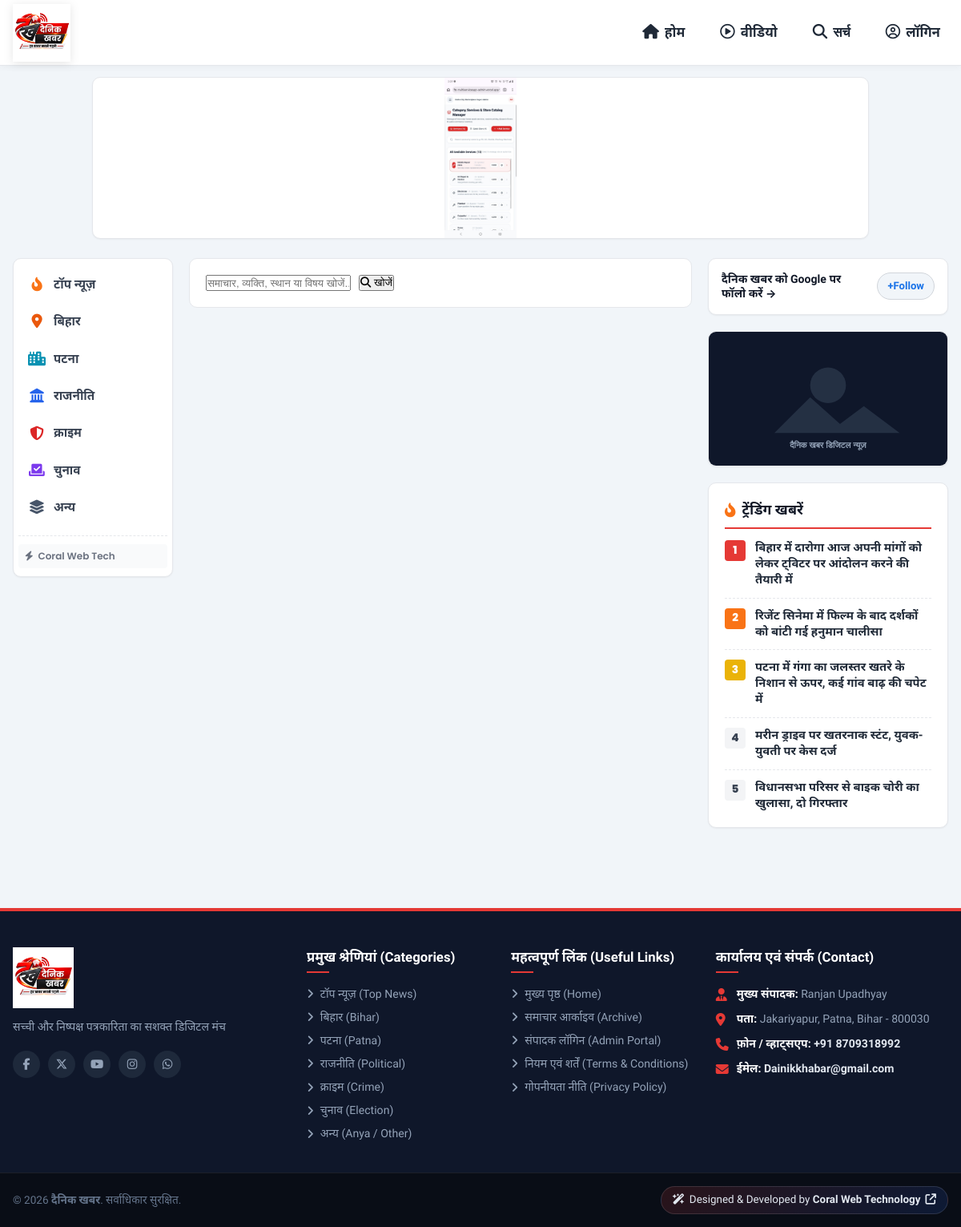
Screenshot of /search.php with the database file from the repository.
### tables this page shows
CREATE TABLE `ads` (
  `id` INT AUTO_INCREMENT PRIMARY KEY,
  `title` VARCHAR(150) NOT NULL,
  `position` ENUM('top_header_banner', 'sidebar_banner', 'infeed_banner') NOT NULL DEFAULT 'top_header_banner',
  `image_url` VARCHAR(255) NOT NULL,
  `link_url` VARCHAR(255) NOT NULL,
  `status` TINYINT(1) DEFAULT 1,
  `created_at` TIMESTAMP DEFAULT CURRENT_TIMESTAMP
);

CREATE TABLE `news` (
  `id` INT AUTO_INCREMENT PRIMARY KEY,
  `category_id` INT NOT NULL,
  `language` VARCHAR(10) NOT NULL DEFAULT 'hi',
  `headline` VARCHAR(500) NOT NULL,
  `subheadline` VARCHAR(500) DEFAULT NULL,
  `slug` VARCHAR(550) NOT NULL UNIQUE,
  `content` LONGTEXT NOT NULL,
  `media_type` ENUM('image', 'video_upload', 'video_embed') NOT NULL DEFAULT 'image',
  `media_url` VARCHAR(500) NOT NULL,
  `priority_order` INT DEFAULT 0,
  `is_breaking` TINYINT(1) DEFAULT 0,
  `views` INT DEFAULT 0,
  `created_at` TIMESTAMP DEFAULT CURRENT_TIMESTAMP,
  `updated_at` TIMESTAMP DEFAULT CURRENT_TIMESTAMP ON UPDATE CURRENT_TIMESTAMP,
  FOREIGN KEY (`category_id`) REFERENCES `categories` (`id`) ON DELETE CASCADE
);

CREATE TABLE `settings` (
  `id` INT AUTO_INCREMENT PRIMARY KEY,
  `site_title` VARCHAR(150) NOT NULL DEFAULT 'दैनिक खबर',
  `tagline` VARCHAR(255) NOT NULL DEFAULT 'सच्ची और निष्पक्ष पत्रकारिता का सशक्त डिजिटल मंच',
  `theme_color` VARCHAR(20) NOT NULL DEFAULT '#e53935',
  `logo_url` VARCHAR(255) DEFAULT 'assets/images/logo.svg',
  `epaper_link` VARCHAR(255) DEFAULT 'https://epaper.dainikkhabr.com',
  `created_at` TIMESTAMP DEFAULT CURRENT_TIMESTAMP,
  `updated_at` TIMESTAMP DEFAULT CURRENT_TIMESTAMP ON UPDATE CURRENT_TIMESTAMP
);

CREATE TABLE `categories` (
  `id` INT AUTO_INCREMENT PRIMARY KEY,
  `name` VARCHAR(100) NOT NULL,
  `slug` VARCHAR(120) NOT NULL UNIQUE,
  `icon` VARCHAR(50) DEFAULT 'fa-newspaper',
  `display_order` INT DEFAULT 0,
  `status` TINYINT(1) DEFAULT 1,
  `created_at` TIMESTAMP DEFAULT CURRENT_TIMESTAMP
);

### includes/functions.php (called while the page is built, shortened)
<?php
require_once __DIR__ . '/../config/db.php';
function get_site_settings($pdo_conn = null) {
    global $pdo;
    $db = $pdo_conn ?: $pdo;
    static $settings = null;
    if ($settings === null) {
        $default = [
            'site_title'  => 'दैनिक खबर',
            'tagline'     => 'सच्ची और निष्पक्ष पत्रकारिता का सशक्त डिजिटल मंच',
            'theme_color' => '#e53935',
            'logo_url'    => 'assets/images/logo.png',
            'epaper_link' => 'https://epaper.dainikkhabr.com'
        ];
        if ($db) {
            try {
                $stmt = $db->query("SELECT * FROM settings WHERE id = 1 LIMIT 1");
                $row = $stmt->fetch();
                $settings = $row ?: $default;
            } catch (PDOException $e) {
                $settings = $default;
            }
        } else {
            $settings = $default;
        }
    }
    return $settings;
}
function get_all_categories($pdo_conn = null) {
    global $pdo;
    $db = $pdo_conn ?: $pdo;
    try {
        $stmt = $db->query("SELECT * FROM categories WHERE status = 1 ORDER BY display_order ASC, id ASC");
        return $stmt->fetchAll();
    } catch (PDOException $e) {
        return [];
    }
}
function get_top_leaderboard_ad($pdo_conn = null) {
    global $pdo;
    $db = $pdo_conn ?: $pdo;
    try {
        $stmt = $db->query("SELECT * FROM ads WHERE position = 'top_header_banner' AND status = 1 ORDER BY id DESC LIMIT 1");
        return $stmt->fetch();
    } catch (PDOException $e) {
        return null;
    }
}
function get_ad_image_url($image_url) {
    if (file_exists(UPLOAD_DIR . $image_url)) {
        return UPLOAD_URL . $image_url;
    }
    return ASSETS_URL . 'images/placeholder.svg';
}
function get_trending_news($pdo_conn = null, $limit = 5) {
    global $pdo;
    $db = $pdo_conn ?: $pdo;
    try {
        $stmt = $db->prepare("
            SELECT n.*, c.name AS category_name, c.slug AS category_slug
            FROM news n
            JOIN categories c ON n.category_id = c.id
            ORDER BY n.views DESC, n.created_at DESC
            LIMIT :limit
        ");
        $stmt->bindValue(':limit', (int)$limit, PDO::PARAM_INT);
        $stmt->execute();
        return $stmt->fetchAll();
    } catch (PDOException $e) {
        return [];
    }
}
function get_ad_by_position($pdo_conn = null, $position = '') {
    global $pdo;
    $db = $pdo_conn ?: $pdo;
    try {
        $stmt = $db->prepare("
            SELECT * FROM ads
            WHERE position = :pos AND status = 1
            ORDER BY id DESC
            LIMIT 1
        ");
        $stmt->execute([':pos' => $position]);
        return $stmt->fetch();
    } catch (PDOException $e) {
        return null;
    }
}

### search.php (the view, shortened to what this page needs)
<?php
require_once __DIR__ . '/includes/functions.php';
$query = trim($_GET['q'] ?? '');
$sidebarAd = get_ad_by_position($pdo, 'sidebar_banner');
$trendingArticles = get_trending_news($pdo, 5);
require_once __DIR__ . '/includes/header.php';
?>
<div class="bhaskar-page-body">
  <div class="container">
    <div class="bhaskar-grid-3col">
      <?php require_once __DIR__ . '/includes/left-sidebar.php'; ?>
      <main class="bhaskar-main-feed">
        <div style="background: #ffffff; padding: 20px; border-radius: var(--radius-md); border: 1px solid var(--gray-200); margin-bottom: 24px;">
          <form action="<?= BASE_URL ?>/search.php" method="GET" style="display: flex; gap: 10px;">
            <input type="text" name="q" value="<?= htmlspecialchars($query) ?>" class="bhaskar-search-input" placeholder="समाचार, व्यक्ति, स्थान या विषय खोजें..." required>
            <button type="submit" class="bhaskar-search-btn">
              <i class="fa-solid fa-magnifying-glass"></i> खोजें
            </button>
          </form>
        </div>
      </main>
      <aside class="bhaskar-right-rail">
        <div class="google-follow-card">
          <div class="google-follow-text">दैनिक खबर को Google पर फॉलो करें →</div>
          <a href="https://news.google.com" target="_blank" rel="noopener" class="google-follow-btn">+Follow</a>
        </div>
        <div class="bhaskar-sidebar-ad">
          <?php if ($sidebarAd): ?>
            <a href="<?= htmlspecialchars($sidebarAd['link_url']) ?>" target="_blank" rel="sponsored noopener">
              <img src="<?= get_ad_image_url($sidebarAd['image_url']) ?>" alt="Ad">
            </a>
          <?php endif; ?>
        </div>
        <div class="bhaskar-trending-widget">
          <h3 class="bhaskar-widget-header">
            <i class="fa-solid fa-fire-flame-curved" style="color: #f97316;"></i>
            <span>ट्रेंडिंग खबरें</span>
          </h3>
          <div class="bhaskar-rank-list">
            <?php foreach ($trendingArticles as $idx => $tArt): ?>
              <div class="bhaskar-rank-item">
                <span class="bhaskar-rank-num"><?= $idx + 1 ?></span>
                <a href="<?= BASE_URL ?>/article.php?slug=<?= urlencode($tArt['slug']) ?>" class="bhaskar-rank-title">
                  <?= htmlspecialchars($tArt['headline']) ?>
                </a>
              </div>
            <?php endforeach; ?>
          </div>
        </div>
      </aside>
    </div>
  </div>
</div>
<?php
require_once __DIR__ . '/includes/footer.php';
?>

### includes/header.php (shortened to what this page needs)
<?php
require_once __DIR__ . '/functions.php';
$siteSettings = get_site_settings($pdo);
$topLeaderboardAd = get_top_leaderboard_ad($pdo);
$currentScript = basename($_SERVER['PHP_SELF']);
$currentCatSlug = $_GET['cat'] ?? ($_GET['slug'] ?? '');
?>
<!DOCTYPE html>
<html lang="hi" dir="ltr">
<head>
  <link rel="stylesheet" href="https://cdnjs.cloudflare.com/ajax/libs/font-awesome/6.5.1/css/all.min.css">
  <link rel="stylesheet" href="<?= ASSETS_URL ?>css/style.css?v=<?= time() ?>">
  <link rel="stylesheet" href="<?= ASSETS_URL ?>css/responsive.css?v=<?= time() ?>">
</head>
<body>
  <header class="bhaskar-top-header">
    <div class="bhaskar-header-container">
      <div class="bhaskar-header-left">
        <a href="<?= BASE_URL ?>/index.php" class="bhaskar-brand-logo" title="<?= htmlspecialchars($siteSettings['site_title'] ?? 'दैनिक खबर') ?>">
          <img src="<?= ASSETS_URL ?>images/logo.png?v=<?= time() ?>" alt="<?= htmlspecialchars($siteSettings['site_title'] ?? 'दैनिक खबर') ?>" class="bhaskar-brand-logo-img">
        </a>
      </div>
      <nav class="bhaskar-desktop-nav desktop-only">
        <a href="<?= BASE_URL ?>/index.php" class="bhaskar-nav-link <?= ($currentScript === 'index.php') ? 'active' : '' ?>">
          <i class="fa-solid fa-house"></i> <span>होम</span>
        </a>
        <a href="<?= BASE_URL ?>/category.php?cat=top-news" class="bhaskar-nav-link <?= ($currentCatSlug === 'top-news') ? 'active' : '' ?>">
          <i class="fa-regular fa-circle-play"></i> <span>वीडियो</span>
        </a>
        <button type="button" class="bhaskar-nav-link js-search-trigger" id="desktopSearchBtn">
          <i class="fa-solid fa-magnifying-glass"></i> <span>सर्च</span>
        </button>
        <a href="<?= ADMIN_URL ?>/login.php" class="bhaskar-nav-link bhaskar-user-link" title="एडमिन लॉगिन">
          <i class="fa-regular fa-circle-user"></i> <span>लॉगिन</span>
        </a>
      </nav>
    </div>
  </header>
  <div class="bhaskar-top-ad-wrapper">
    <div class="container">
      <div class="bhaskar-ad-banner-slot">
        <?php if ($topLeaderboardAd && !empty($topLeaderboardAd['image_url'])): ?>
          <a href="<?= htmlspecialchars(!empty($topLeaderboardAd['link_url']) ? $topLeaderboardAd['link_url'] : 'mailto:Dainikkhabar@gmail.com') ?>" target="_blank" rel="sponsored noopener">
            <img src="<?= get_ad_image_url($topLeaderboardAd['image_url']) ?>" alt="<?= htmlspecialchars($topLeaderboardAd['title'] ?? 'दैनिक खबर विज्ञापन') ?>" class="bhaskar-running-ad-img">
          </a>
        <?php else: ?>
          <a href="mailto:Dainikkhabar@gmail.com" target="_blank" rel="noopener">
            <img src="<?= ASSETS_URL ?>images/top_banner_ad.png" alt="दैनिक खबर विज्ञापन" class="bhaskar-running-ad-img">
          </a>
        <?php endif; ?>
      </div>
    </div>
  </div>

### includes/footer.php (shortened to what this page needs)
<?php
$settings = get_site_settings();
$categories = get_all_categories();
?>
<footer class="site-footer">
    <div class="footer-top">
        <div class="container footer-grid">
            <div class="footer-col brand-col">
                <div class="footer-logo">
                    <img src="<?php echo SITE_URL; ?>/assets/images/logo.png?v=<?php echo time(); ?>" alt="<?php echo htmlspecialchars($settings['site_title'] ?? 'दैनिक खबर'); ?>" class="footer-brand-logo-img">
                </div>
                <p class="brand-desc">
                    <?php echo htmlspecialchars($settings['tagline'] ?? 'सच्ची और निष्पक्ष पत्रकारिता का सशक्त डिजिटल मंच। देश, विदेश, राज्य और शहर की हर बड़ी खबर सबसे पहले।'); ?>
                </p>
                <div class="social-links">
                    <a href="https://facebook.com" target="_blank" rel="noopener" aria-label="Facebook"><i class="fa-brands fa-facebook-f"></i></a>
                    <a href="https://twitter.com" target="_blank" rel="noopener" aria-label="Twitter / X"><i class="fa-brands fa-x-twitter"></i></a>
                    <a href="https://youtube.com" target="_blank" rel="noopener" aria-label="YouTube"><i class="fa-brands fa-youtube"></i></a>
                    <a href="https://instagram.com" target="_blank" rel="noopener" aria-label="Instagram"><i class="fa-brands fa-instagram"></i></a>
                    <a href="https://whatsapp.com" target="_blank" rel="noopener" aria-label="WhatsApp"><i class="fa-brands fa-whatsapp"></i></a>
                </div>
            </div>
            <div class="footer-col">
                <h4 class="footer-title">प्रमुख श्रेणियां (Categories)</h4>
                <ul class="footer-links-list">
                    <?php foreach ($categories as $cat): ?>
                        <li>
                            <a href="<?php echo SITE_URL; ?>/category.php?slug=<?php echo urlencode($cat['slug']); ?>">
                                <i class="fa-solid fa-angle-right"></i> <?php echo htmlspecialchars($cat['name']); ?>
                            </a>
                        </li>
                    <?php endforeach; ?>
                </ul>
            </div>
            <div class="footer-col">
                <h4 class="footer-title">महत्वपूर्ण लिंक (Useful Links)</h4>
                <ul class="footer-links-list">
                    <li><a href="<?php echo SITE_URL; ?>/"><i class="fa-solid fa-angle-right"></i> मुख्य पृष्ठ (Home)</a></li>
                    <li><a href="<?php echo SITE_URL; ?>/search.php"><i class="fa-solid fa-angle-right"></i> समाचार आर्काइव (Archive)</a></li>
                    <li><a href="<?php echo SITE_URL; ?>/admin/login.php"><i class="fa-solid fa-angle-right"></i> संपादक लॉगिन (Admin Portal)</a></li>
                    <li><a href="#terms"><i class="fa-solid fa-angle-right"></i> नियम एवं शर्तें (Terms & Conditions)</a></li>
                    <li><a href="#privacy"><i class="fa-solid fa-angle-right"></i> गोपनीयता नीति (Privacy Policy)</a></li>
                </ul>
            </div>
            <div class="footer-col contact-col">
                <h4 class="footer-title">कार्यालय एवं संपर्क (Contact)</h4>
                <div class="contact-card">
                    <div class="contact-item">
                        <i class="fa-solid fa-user-tie"></i>
                        <div>
                            <strong>मुख्य संपादक:</strong> Ranjan Upadhyay
                        </div>
                    </div>
                    <div class="contact-item">
                        <i class="fa-solid fa-location-dot"></i>
                        <div>
                            <strong>पता:</strong> Jakariyapur, Patna, Bihar - 800030
                        </div>
                    </div>
                    <div class="contact-item">
                        <i class="fa-solid fa-phone"></i>
                        <div>
                            <strong>फ़ोन / व्हाट्सएप:</strong> <a href="tel:+918709318992">+91 8709318992</a>
                        </div>
                    </div>
                    <div class="contact-item">
                        <i class="fa-solid fa-envelope"></i>
                        <div>
                            <strong>ईमेल:</strong> <a href="mailto:Dainikkhabar@gmail.com">Dainikkhabar@gmail.com</a>
                        </div>
                    </div>
                </div>
            </div>
        </div>
    </div>
    <div class="footer-bottom">
        <div class="container footer-bottom-inner">
            <div class="copyright-text">
                &copy; <?php echo date('Y'); ?> <strong><?php echo htmlspecialchars($settings['site_title'] ?? 'दैनिक खबर'); ?></strong>. सर्वाधिकार सुरक्षित.
            </div>
            <div class="developer-credit-box">
                <a href="https://coralwebtechnology.com/" target="_blank" rel="noopener" class="developer-badge">
                    <span class="sparkle"><i class="fa-solid fa-wand-magic-sparkles"></i></span>
                    <span class="dev-text">Designed & Developed by <strong>Coral Web Technology</strong></span>
                    <span class="external-icon"><i class="fa-solid fa-arrow-up-right-from-square"></i></span>
                </a>
            </div>
        </div>
    </div>
</footer>
</body>
</html>

### assets/css/responsive.css (style rules this page uses)
*, *::before, *::after { box-sizing: border-box; }
html, body { width: 100%; max-width: 100%; overflow-x: hidden !important; position: relative; }
.desktop-only { display: flex !important; }

### rows the page displays
ads: image_url (picture)
news: headline "बिहार में दारोगा आज अपनी मांगों को लेकर ट्विटर पर आंदोलन करने की तैयारी में"
news: headline "रिजेंट सिनेमा में फिल्म के बाद दर्शकों को बांटी गई हनुमान चालीसा"
news: headline "पटना में गंगा का जलस्तर खतरे के निशान से ऊपर, कई गांव बाढ़ की चपेट में"
news: headline "मरीन ड्राइव पर खतरनाक स्टंट, युवक-युवती पर केस दर्ज"
news: headline "विधानसभा परिसर से बाइक चोरी का खुलासा, दो गिरफ्तार"
settings: tagline "सच्ची और निष्पक्ष पत्रकारिता का सशक्त डिजिटल मंच", site_title "दैनिक खबर"
categories: name "टॉप न्यूज़ (Top News)"
categories: name "बिहार (Bihar)"
categories: name "पटना (Patna)"
categories: name "राजनीति (Political)"
categories: name "क्राइम (Crime)"
categories: name "चुनाव (Election)"
categories: name "अन्य (Anya / Other)"

### other values shown
$bCat['name'] "टॉप न्यूज़"
$bCat['name'] "बिहार"
$bCat['name'] "पटना"
$bCat['name'] "राजनीति"
$bCat['name'] "क्राइम"
$bCat['name'] "चुनाव"
$bCat['name'] "अन्य"
